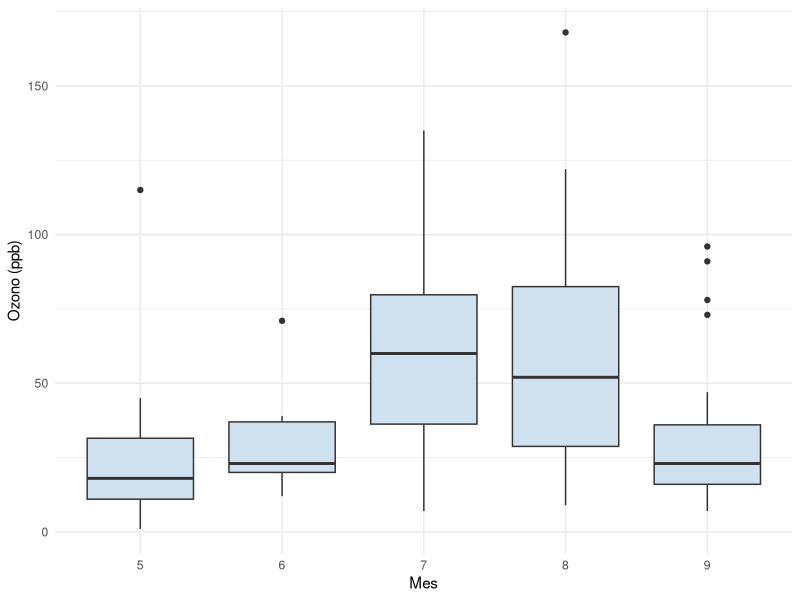
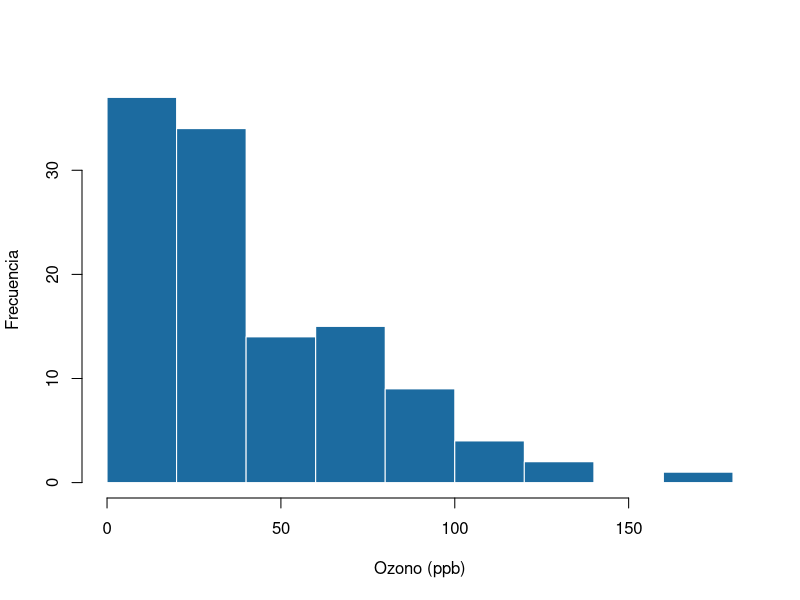

These charts were generated, in order, by the following R code:
## ---- chunk 1
# Opciones para todos los bloques: se muestra el código y se ocultan
# los mensajes de los paquetes al cargarse
knitr::opts_chunk$set(echo = TRUE, message = FALSE, warning = TRUE,
                      fig.width = 6, fig.height = 4, fig.align = "center")
library(dplyr)
library(ggplot2)
library(knitr)
library(kableExtra)
## ---- chunk 2
head(airquality)
## ---- chunk 3
resumen <- airquality %>%
  group_by(Month) %>%
  summarise(dias = n(),
            mediana = median(Ozone, na.rm = TRUE),
            media = mean(Ozone, na.rm = TRUE))

kbl(resumen, digits = 1,
    col.names = c("Mes", "Días", "Mediana (ppb)", "Media (ppb)"),
    caption = "Ozono diario por mes.") %>%
  kable_styling(bootstrap_options = c("striped", "hover"), full_width = FALSE)
## ---- chunk 4
ggplot(airquality, aes(factor(Month), Ozone)) +
  geom_boxplot(fill = "#cfe0ee", na.rm = TRUE) +
  labs(x = "Mes", y = "Ozono (ppb)") +
  theme_minimal()
## ---- chunk 5
hist(airquality$Ozone, col = "#1C6BA0", border = "white", main = "",
     xlab = "Ozono (ppb)", ylab = "Frecuencia")
